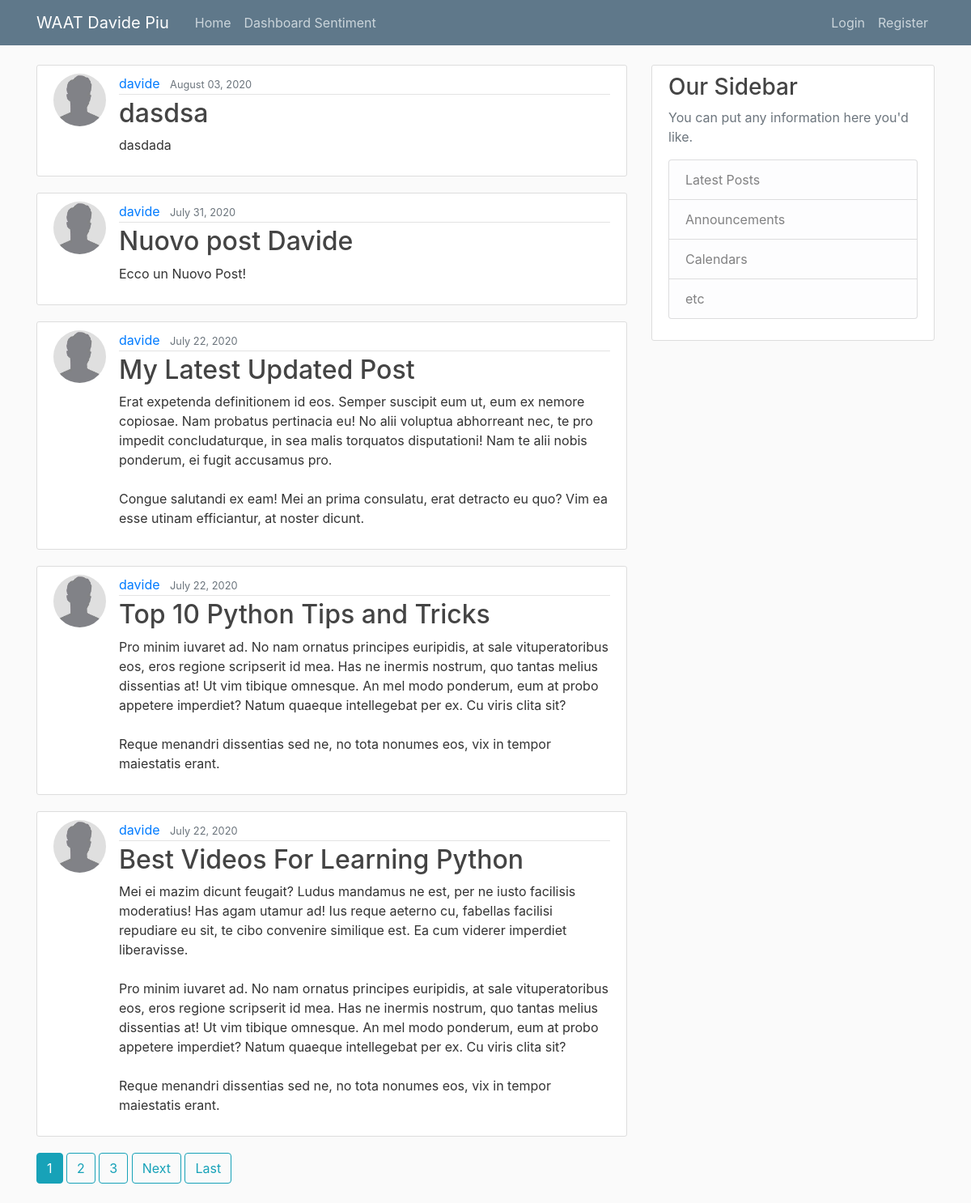
Before: / with the older database file.
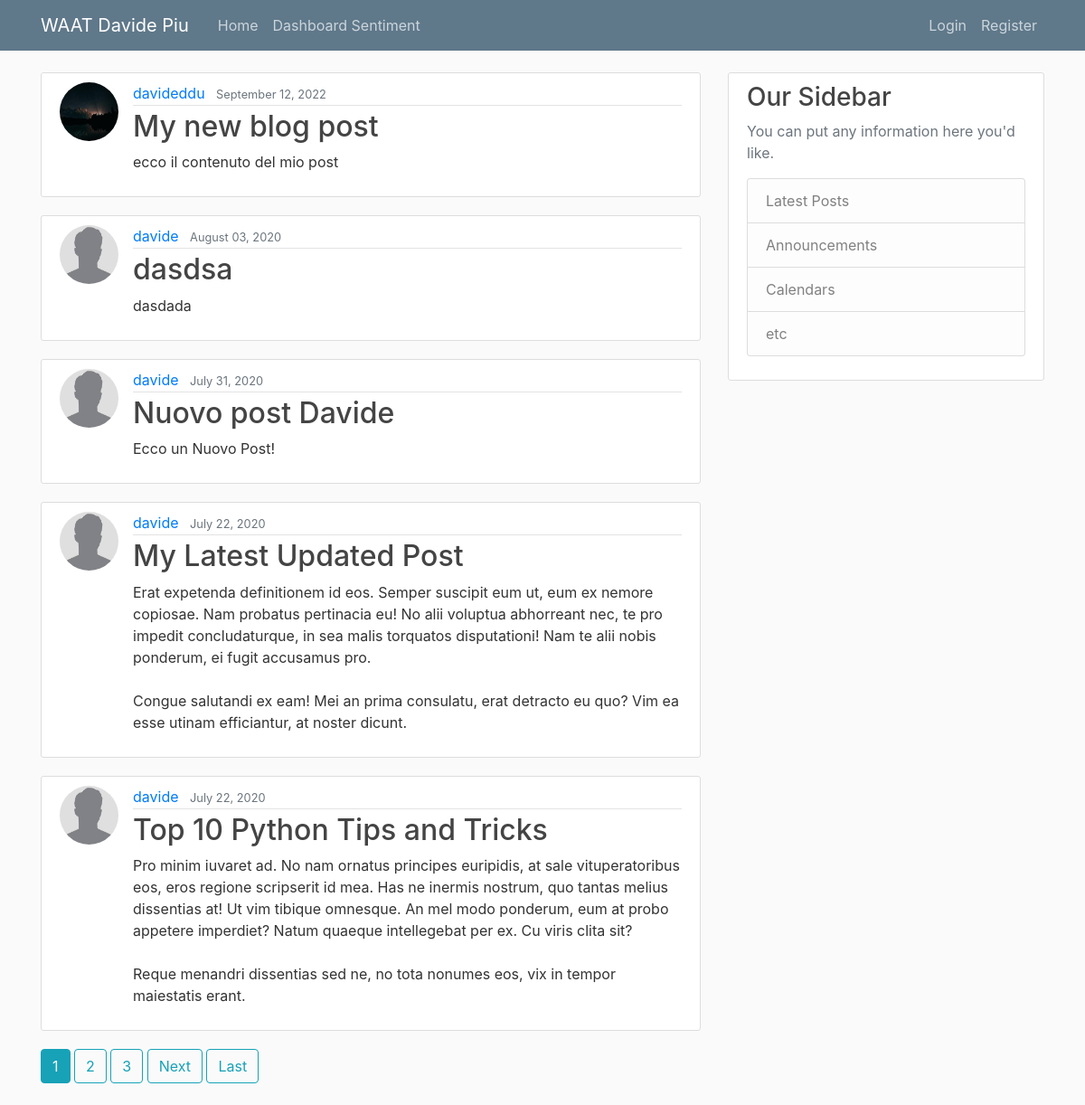
After: the same page with the newer database file.
### blog/models.py (models this page shows, shortened)
class Post(models.Model):
    title = models.CharField(max_length=100)#campo titolo di tipo char con max lunghezza 100
    content = models.TextField()#contenuto del post
    date_posted = models.DateTimeField(default=timezone.now)#data del post, automaticamente impostato alla data di creazione
    author = models.ForeignKey(User, on_delete=models.CASCADE)#quando viene cancellato l'autore vengono cancellati anche tutti i post da lui scritti

### users/models.py (models this page shows, shortened)
class Profile(models.Model):
    user = models.OneToOneField(User, on_delete=models.CASCADE)
    image = models.ImageField(default='default.jpg', upload_to='profile_pics')

### blog/views.py (the view)
# urls.py: path('', PostListView.as_view(), name='blog-home'),#url home page, vengono mostrati tutti i post
class PostListView(ListView):
    model = Post
    template_name = 'blog/home.html'  # <app>/<model>_<viewtype>.html
    context_object_name = 'posts'
    ordering = ['-date_posted']
    paginate_by = 5

### blog/templates/blog/home.html (shortened to what this page needs)
{% extends "blog/base.html" %}
{% block content %}
    {% for post in posts %}
        <article class="media content-section">
          <img class="rounded-circle article-img" src="{{ post.author.profile.image.url }}">
          <div class="media-body">
            <div class="article-metadata">
              <a class="mr-2" href="{% url 'user-posts' post.author.username %}">{{ post.author }}</a>
              <small class="text-muted">{{ post.date_posted|date:"F d, Y" }}</small>
            </div>
            <h2><a class="article-title" href="{% url 'post-detail' post.id %}">{{ post.title }}</a></h2>
            <p class="article-content">{{ post.content }}</p>
          </div>
        </article>
    {% endfor %}
    {% if is_paginated %}
      {% for num in page_obj.paginator.page_range %}
        {% if page_obj.number == num %}
          <a class="btn btn-info mb-4" href="?page={{ num }}">{{ num }}</a>
        {% elif num > page_obj.number|add:'-3' and num < page_obj.number|add:'3' %}
          <a class="btn btn-outline-info mb-4" href="?page={{ num }}">{{ num }}</a>
        {% endif %}
      {% endfor %}
      {% if page_obj.has_next %}
        <a class="btn btn-outline-info mb-4" href="?page={{ page_obj.next_page_number }}">Next</a>
        <a class="btn btn-outline-info mb-4" href="?page={{ page_obj.paginator.num_pages }}">Last</a>
      {% endif %}
    {% endif %}
{% endblock content %}

### blog/templates/blog/base.html (shortened to what this page needs)
{% load static %}
<!DOCTYPE html>
<html>
<head>
    <link rel="stylesheet" href="https://maxcdn.bootstrapcdn.com/bootstrap/4.0.0/css/bootstrap.min.css">
    <link rel="stylesheet" type="text/css" href="{% static 'blog/main.css' %}">
</head>
<body>
    <header class="site-header">
      <nav class="navbar navbar-expand-md navbar-dark bg-steel fixed-top">
        <div class="container">
          <a class="navbar-brand mr-4" href="{% url 'blog-home' %}">WAAT Davide Piu</a>
          <div class="collapse navbar-collapse" id="navbarToggle">
            <div class="navbar-nav mr-auto">
              <a class="nav-item nav-link" href="{% url 'blog-home' %}">Home</a>
              <a class="nav-item nav-link" href="{% url 'blog-dashboard' %}">Dashboard Sentiment</a>
            </div>
            <div class="navbar-nav">
              {% if user.is_authenticated %}
                <a class="nav-item nav-link" href="{% url 'post-create' %}">New Post</a>
                <a class="nav-item nav-link" href="{% url 'profile' %}">Profile</a>
                <a class="nav-item nav-link" href="{% url 'logout' %}">Logout</a>
              {% else %}
                <a class="nav-item nav-link" href="{% url 'login' %}">Login</a>
                <a class="nav-item nav-link" href="{% url 'register' %}">Register</a>
              {% endif %}
            </div>
          </div>
        </div>
      </nav>
    </header>
    <main role="main" class="container">
      <div class="row">
        <div class="col-md-8">
          {% block content %}{% endblock %}
        </div>
        <div class="col-md-4">
          <div class="content-section">
            <h3>Our Sidebar</h3>
            <p class='text-muted'>You can put any information here you'd like.
              <ul class="list-group">
                <li class="list-group-item list-group-item-light">Latest Posts</li>
                <li class="list-group-item list-group-item-light">Announcements</li>
                <li class="list-group-item list-group-item-light">Calendars</li>
                <li class="list-group-item list-group-item-light">etc</li>
              </ul>
            </p>
          </div>
        </div>
      </div>
    </main>
</body>
</html>

### blog/static/blog/main.css (style rules this page uses)
body { background: #fafafa; color: #333333; margin-top: 5rem; }
h1, h2, h3, h4, h5, h6 { color: #444444; }
ul { margin: 0; }
.bg-steel { background-color: #5f788a; }
.site-header .navbar-nav .nav-link { color: #cbd5db; }
.content-section { background: #ffffff; padding: 10px 20px; border: 1px solid #dddddd; border-radius: 3px; margin-bottom: 20px; }
.article-title { color: #444444; }
.article-content { white-space: pre-line; }
.article-img { height: 65px; width: 65px; margin-right: 16px; }
.article-metadata { padding-bottom: 1px; margin-bottom: 4px; border-bottom: 1px solid #e3e3e3 }

Changed rows visible on the page:
no longer on this page (row unchanged): Post: author.profile.image (placeholder picture), author "davide", date_posted "July 22, 2020", title "Best Videos For Learning Python", content "Mei ei mazim dicunt feugait? Ludus mandamus ne est, per ne iusto facilisis moderatius! Has agam utamur ad! Ius reque aeterno cu, fabellas facilisi repudiare eu sit, te cibo convenire similique est. Ea cum viderer imperdiet liberavisse. Pro minim iuvaret ad. No nam ornatus principes euripidis, at sale vituperatoribus eos, eros regione scripserit id mea. Has ne inermis nostrum, quo tantas melius dissentias at! Ut vim tibique omnesque. An mel modo ponderum, eum at probo appetere imperdiet? Natum quaeque intellegebat per ex. Cu viris clita sit? Reque menandri dissentias sed ne, no tota nonumes eos, vix in tempor maiestatis erant."
added Post: author.profile.image (placeholder picture), author "davideddu", date_posted "September 12, 2022", title "My new blog post", content "ecco il contenuto del mio post"
